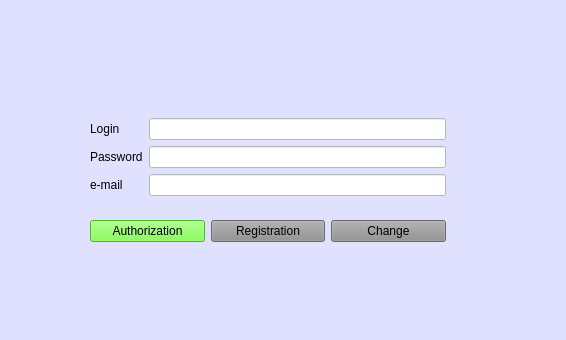
<?xml version="1.0" encoding="UTF-8"?>
<ui version="4.0">
 <class>AuthRegForm</class>
 <widget class="QWidget" name="AuthRegForm">
  <property name="geometry">
   <rect>
    <x>0</x>
    <y>0</y>
    <width>566</width>
    <height>340</height>
   </rect>
  </property>
  <property name="mouseTracking">
   <bool>false</bool>
  </property>
  <property name="windowTitle">
   <string>Form</string>
  </property>
  <property name="styleSheet">
   <string notr="true">font: 12pt &quot;Nirmala UI&quot;;
background-color: rgb(224, 225, 255);
color: rgb(0, 0, 0);
border-color: rgb(170, 0, 0);</string>
  </property>
  <widget class="QWidget" name="verticalLayoutWidget">
   <property name="geometry">
    <rect>
     <x>90</x>
     <y>100</y>
     <width>356</width>
     <height>160</height>
    </rect>
   </property>
   <layout class="QVBoxLayout" name="verticalLayout_4">
    <item>
     <layout class="QGridLayout" name="gridLayout_2">
      <item row="3" column="0">
       <widget class="QLabel" name="labelemail">
        <property name="text">
         <string>e-mail</string>
        </property>
       </widget>
      </item>
      <item row="0" column="1">
       <widget class="QLineEdit" name="lineEdit_login">
        <property name="styleSheet">
         <string notr="true">background-color: rgb(255, 255, 255);</string>
        </property>
       </widget>
      </item>
      <item row="2" column="1">
       <widget class="QLineEdit" name="lineEdit_password">
        <property name="styleSheet">
         <string notr="true">background-color: rgb(255, 255, 255);</string>
        </property>
       </widget>
      </item>
      <item row="3" column="1">
       <widget class="QLineEdit" name="lineEdit_email">
        <property name="styleSheet">
         <string notr="true">background-color: rgb(255, 255, 255);</string>
        </property>
       </widget>
      </item>
      <item row="0" column="0">
       <widget class="QLabel" name="labelLogin">
        <property name="text">
         <string>Login</string>
        </property>
       </widget>
      </item>
      <item row="2" column="0">
       <widget class="QLabel" name="labelPassword">
        <property name="text">
         <string>Password</string>
        </property>
       </widget>
      </item>
     </layout>
    </item>
    <item>
     <layout class="QHBoxLayout" name="horizontalLayout">
      <item>
       <widget class="QPushButton" name="pushButton_auth">
        <property name="styleSheet">
         <string notr="true">background-color: rgb(102, 255, 46);</string>
        </property>
        <property name="text">
         <string>Authorization</string>
        </property>
       </widget>
      </item>
      <item>
       <widget class="QPushButton" name="pushButton_reg">
        <property name="styleSheet">
         <string notr="true">background-color: rgb(145, 145, 145);</string>
        </property>
        <property name="text">
         <string>Registration</string>
        </property>
       </widget>
      </item>
      <item>
       <widget class="QPushButton" name="pushButton_change">
        <property name="styleSheet">
         <string notr="true">background-color: rgb(145, 145, 145);</string>
        </property>
        <property name="text">
         <string>Change</string>
        </property>
       </widget>
      </item>
     </layout>
    </item>
   </layout>
  </widget>
 </widget>
 <resources/>
 <connections/>
</ui>
